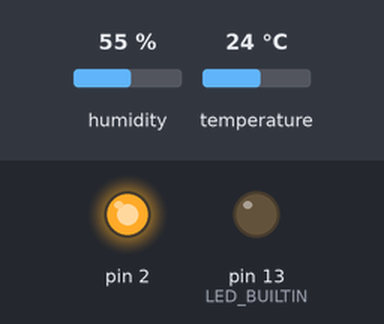
A sketch run on a simulated Arduino Uno, built with avr-gcc and run on an emulated ATmega328P. On the bench: output pins drawn as LEDs (lit = HIGH). Inputs (shaded band) come from the test bench; at power-on: humidity 55 %, temperature 24 °C. What the sketch prints to the serial monitor is not drawn.

Above: at 0.1 s.
Timing chart, 0 to 1.6 s (numbered marks = the images above):
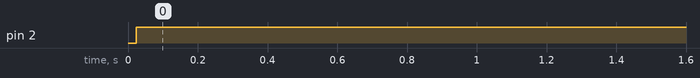

Measured:
- by itself, pin 2: LOW → HIGH at 0.02 s

The sketch:

01_Temp_Humi.ino
```cpp
//Generated Date: Wed, 17 Jan 2024 14:41:09 GMT

#include <DHT.h>

float t = 0;
float h = 0;
DHT dht11_p16(16, DHT11);

void setup()
{
  Serial.begin(115200);

  pinMode(2, OUTPUT);
  digitalWrite(2, LOW);
  dht11_p16.begin();
  pinMode(LED_BUILTIN, OUTPUT);
}

void loop()
{
  t = dht11_p16.readTemperature();
  h = dht11_p16.readHumidity();
  Serial.println((String("Temperature: ")+String(t)+String(", Humidity: ")+String(h)));
  if (digitalRead(LED_BUILTIN)) {
    Serial.println("LED On");
  } else {
    Serial.println("LED Off");
  }
  digitalWrite(2, (!digitalRead(LED_BUILTIN)));
  delay(5000);
}
```
